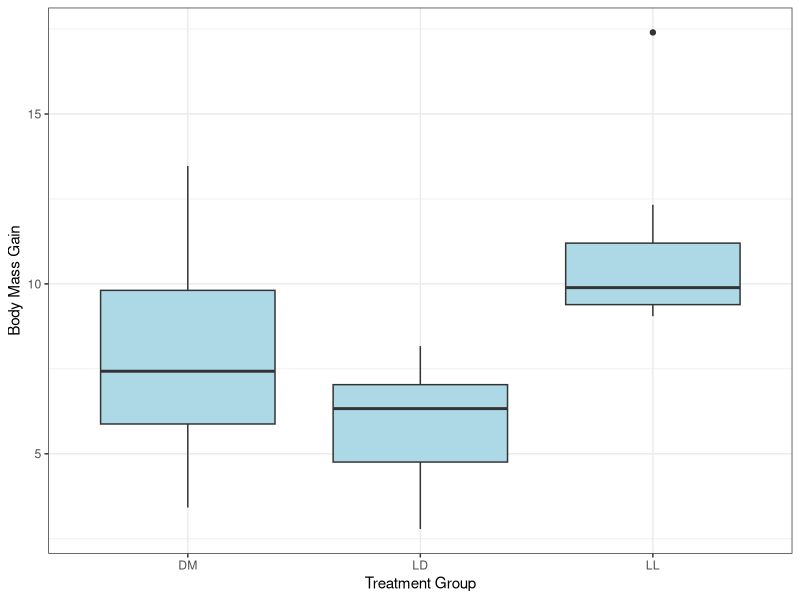

Reproduce this figure in R.
## ---- chunk 1
knitr::opts_chunk$set(echo = T, message = F, warning = F)
## ---- chunk 2
# libraries
library(tidyverse)
library(ggplot2)

# setup plot theme
theme_set(
  theme_bw() +
    theme(legend.position = "top")
  )

# import data
df = read_csv('./data/light.csv') 
## ---- chunk 3
# boxplot
p1 = ggplot(df, aes(x = Light, y = BMGain)) +
  geom_boxplot(fill = "lightblue") +
  labs(x = "Treatment Group", y = "Body Mass Gain")
p1
## ---- chunk 4
# filter by these two groups
df2 = df |>
  filter(Light == 'LL' | Light == 'LD')
summary(df2)
## ---- chunk 5
# edit df2 accordingly
df2 = df2 |>
  mutate(A = ifelse(Light == "LL", 1, 0), # add variable A and input 1 for LL, 0 for LD group
         Y_obs = BMGain) |> # add new outcome column
  select(-Light, -BMGain)

n1 = sum(df2$A == 1) # number of mice in LL
n0 = sum(df2$A == 0) # number of mice in LL
